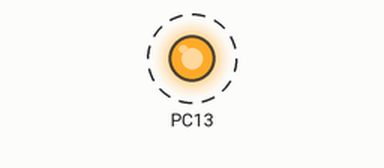
Recording of a sketch running on a simulated STM32 Blue Pill. Parts: output pins drawn as LEDs (lit = HIGH). Dashed ring = blinking.

Above: at 0.5 s.
Timing chart, 0 to 4.6 s (numbered marks = the images above):
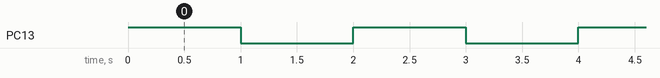

The sketch:

First_code.ino
```cpp
void setup() {
  pinMode(PC13,OUTPUT);
}

void loop() {
  // put your main code here, to run repeatedly:
  digitalWrite(PC13,HIGH);
  delay(1000);

  digitalWrite(PC13,LOW);
  delay(1000);

}
```

Measured:
- by itself, PC13: alternates HIGH for 1.0 s and LOW for 1.0 s
